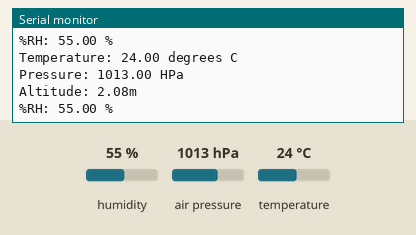
This sketch was run on a simulated ESP8266 (NodeMCU). Parts: the last lines printed to the serial monitor. Inputs (shaded band) come from the test bench; at power-on: humidity 55 %, air pressure 1013 hPa, temperature 24 °C. WiFi joins after 1.5 s; servers stay silent unless stated.

Above: at 2.7 s.
2.8 s: humidity set to 22 %
At 4.1 s:
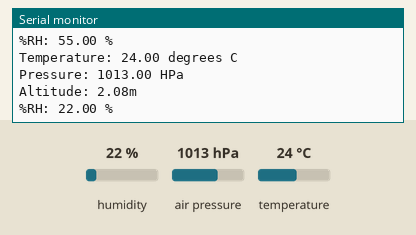
4.3 s: air pressure set to 952 hPa
At 5.3 s:
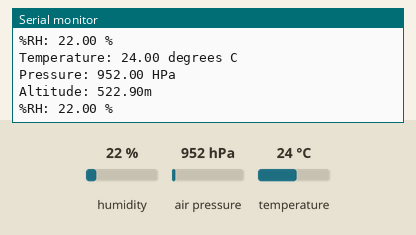

Measured:
- after the input at 2.8 s, the serial monitor: prints a new line after 0.72 s (image 1)
- after the input at 4.3 s, the serial monitor: prints a new line after 0.22 s (image 2)

The sketch:

ARK_1_2_BME280_and_WiFi.ino
```cpp
//  ArkSystems IoT classroom sample program 2 of 1st session
//
//  BME280から気温,気圧湿度高度を読んでシリアルポートに出力し、ThnkgSpeakへ送信
//
//  2016-11-04 : fix i2c address. bme280's default address was different.
//
//  Thanks : Spark fun's Library and sample "I2C_ReadAllData.ino"
//  "BME280 Arduino and Teensy example
//   by Marshall Taylor @ SparkFun Electronics
//     May 20, 2015"
//     https://github.com/sparkfun/SparkFun_BME280_Arduino_Library
//

//
//  BME280
#include "SparkFunBME280.h"
#include "Wire.h"
#include "SPI.h"

BME280 mySensor;


//
//  WiFi
#include <ESP8266WiFi.h>
#include <WiFiClient.h>

const char *ssid   = "*************";
const char *pass   = "*************";
String      apiKey = "*************";

WiFiClient client;


//
//  時間
#include <Time.h>
#include <TimeLib.h>


//
//  Setup
//
void setup() {
  //
  //  Serial
  Serial.begin(115200);

  //
  //  BME280
  //
  //  設定パラメータをセット
  mySensor.settings.commInterface = I2C_MODE;
  mySensor.settings.I2CAddress = 0x76;
  mySensor.settings.runMode = 3; //Normal mode
  mySensor.settings.tStandby = 0;
  mySensor.settings.filter = 0;
  mySensor.settings.tempOverSample = 1;
  mySensor.settings.pressOverSample = 1;
  mySensor.settings.humidOverSample = 1;

  // 検出開始
  Serial.println(mySensor.begin(), HEX);


  //
  //  WiFi
  //
  //  接続＆接続確認
  Serial.print("WiFi Connectiong");
  WiFi.begin(ssid, pass);
  while (WiFi.status() != WL_CONNECTED) {
    Serial.print(".");
    delay(500); //  0.5秒
  }
  Serial.println("connected");
}


//
//  メインループ
//

int prevMinute = minute();

void loop() {
  //  BME280読み込み
  float temperature = mySensor.readTempC();
  float pressure    = mySensor.readFloatPressure() / 100.0;
  float altitude    = mySensor.readFloatAltitudeMeters();
  float humidity    = mySensor.readFloatHumidity();

  //  シリアルに出力
  Serial.print("Temperature: ");
  Serial.print(temperature, 2);
  Serial.println(" degrees C");

  Serial.print("Pressure: ");
  Serial.print(pressure, 2);
  Serial.println(" HPa");

  Serial.print("Altitude: ");
  Serial.print(altitude, 2);
  Serial.println("m");

  Serial.print("%RH: ");
  Serial.print(humidity, 2);
  Serial.println(" %");

  Serial.println();


  //  1分ごとにThingSpeakへ送出
  if (prevMinute != minute()) {
    char tBuf[10], hBuf[10], pBuf[10], aBuf[10];

    dtostrf(temperature, 7, 2, tBuf);
    dtostrf(humidity,    7, 2, hBuf);
    dtostrf(pressure,    7, 2, pBuf);

    String postStr = "&field1=" + String(tBuf) + "&field2=" + String(hBuf) + "&field3=" + String(pBuf);

    sendToThingSpeak(postStr);
    prevMinute = minute();
  }

  delay(1000);
}


void sendToThingSpeak(String inPostStr) {
  Serial.print("Connecting...");
  if (client.connect("184.106.153.149", 80)) {  //  api.thingspeak.com
    Serial.print("Connected....");
    String postStr = apiKey + inPostStr + "\r\n\r\n";
    client.print("POST /update HTTP/1.1\n");
    client.print("Host: api.thingspeak.com\n");
    client.print("Connection: close\n");
    client.print("X-THINGSPEAKAPIKEY: " + apiKey + "\n");
    client.print("Content-Type: application/x-www-form-urlencoded\n");
    client.print("Content-Length: ");
    client.print(postStr.length());
    client.print("\n\n");
    client.print(postStr);
    Serial.println("posted.");
  }
  client.stop();
}
```
